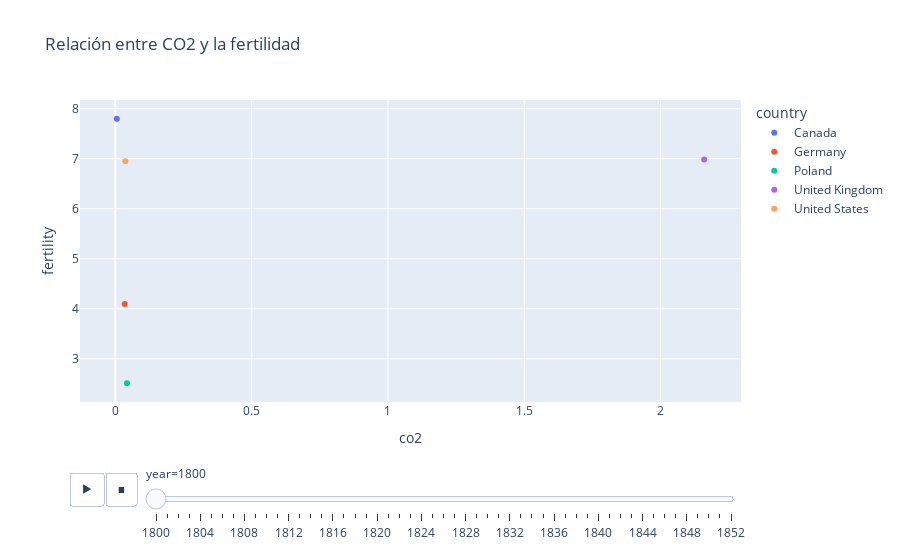

Notebook code for this chart:
### Markdown cell above
Tal como lo habíamos observado en el diagrama, las variables $CO_2$ y esperanza de vida no tienen correlación lineal entre ellas.

### Code cell
df_filtered = merged_df.dropna(subset=['fertility', 'co2', 'year'])

fig = px.scatter(df_filtered, x='co2', y='fertility', 
                 animation_frame="year", 
                 color='country', 
                 hover_name='country',
                 title='Relación entre CO2 y la fertilidad')
fig.show()

### Figure 1 — Plotly figure (JSON) as saved in the notebook; plotly's stock layout.template omitted (floating-point values rounded to 4 significant figures)
{"data": [{"hovertemplate": "<b>%{hovertext}</b><br><br>country=Canada<br>year=1800<br>co2=%{x}<br>fertility=%{y}<extra></extra>", "hovertext": ["Canada"], "legendgroup": "Canada", "marker": {"color": "#636efa", "symbol": "circle"}, "mode": "markers", "name": "Canada", "orientation": "v", "showlegend": true, "type": "scatter", "x": [0.00568], "xaxis": "x", "y": [7.796], "yaxis": "y"}, {"hovertemplate": "<b>%{hovertext}</b><br><br>country=Germany<br>year=1800<br>co2=%{x}<br>fertility=%{y}<extra></extra>", "hovertext": ["Germany"], "legendgroup": "Germany", "marker": {"color": "#EF553B", "symbol": "circle"}, "mode": "markers", "name": "Germany", "orientation": "v", "showlegend": true, "type": "scatter", "x": [0.0348], "xaxis": "x", "y": [4.094], "yaxis": "y"}, {"hovertemplate": "<b>%{hovertext}</b><br><br>country=Poland<br>year=1800<br>co2=%{x}<br>fertility=%{y}<extra></extra>", "hovertext": ["Poland"], "legendgroup": "Poland", "marker": {"color": "#00cc96", "symbol": "circle"}, "mode": "markers", "name": "Poland", "orientation": "v", "showlegend": true, "type": "scatter", "x": [0.0428], "xaxis": "x", "y": [2.514], "yaxis": "y"}, {"hovertemplate": "<b>%{hovertext}</b><br><br>country=United Kingdom<br>year=1800<br>co2=%{x}<br>fertility=%{y}<extra></extra>", "hovertext": ["United Kingdom"], "legendgroup": "United Kingdom", "marker": {"color": "#ab63fa", "symbol": "circle"}, "mode": "markers", "name": "United Kingdom", "orientation": "v", "showlegend": true, "type": "scatter", "x": [2.16], "xaxis": "x", "y": [6.984], "yaxis": "y"}, {"hovertemplate": "<b>%{hovertext}</b><br><br>country=United States<br>year=1800<br>co2=%{x}<br>fertility=%{y}<extra></extra>", "hovertext": ["United States"], "legendgroup": "United States", "marker": {"color": "#FFA15A", "symbol": "circle"}, "mode": "markers", "name": "United States", "orientation": "v", "showlegend": true, "type": "scatter", "x": [0.0372], "xaxis": "x", "y": [6.949], "yaxis": "y"}], "layout": {"legend": {"title": {"text": "country"}, "tracegroupgap": 0}, "sliders": [{"active": 0, "currentvalue": {"prefix": "year="}, "len": 0.9, "pad": {"b": 10, "t": 60}, "steps": [{"args": [["1800"], {"frame": {"duration": 0, "redraw": false}, "fromcurrent": true, "mode": "immediate", "transition": {"duration": 0, "easing": "linear"}}], "label": "1800", "method": "animate"}, {"args": [["1801"], {"frame": {"duration": 0, "redraw": false}, "fromcurrent": true, "mode": "immediate", "transition": {"duration": 0, "easing": "linear"}}], "label": "1801", "method": "animate"}, {"args": [["1802"], {"frame": {"duration": 0, "redraw": false}, "fromcurrent": true, "mode": "immediate", "transition": {"duration": 0, "easing": "linear"}}], "label": "1802", "method": "animate"}, {"args": [["1803"], {"frame": {"duration": 0, "redraw": false}, "fromcurrent": true, "mode": "immediate", "transition": {"duration": 0, "easing": "linear"}}], "label": "1803", "method": "animate"}, {"args": [["1804"], {"frame": {"duration": 0, "redraw": false}, "fromcurrent": true, "mode": "immediate", "transition": {"duration": 0, "easing": "linear"}}], "label": "1804", "method": "animate"}, {"args": [["1805"], {"frame": {"duration": 0, "redraw": false}, "fromcurrent": true, "mode": "immediate", "transition": {"duration": 0, "easing": "linear"}}], "label": "1805", "method": "animate"}, {"args": [["1806"], {"frame": {"duration": 0, "redraw": false}, "fromcurrent": true, "mode": "immediate", "transition": {"duration": 0, "easing": "linear"}}], "label": "1806", "method": "animate"}, {"args": [["1807"], {"frame": {"duration": 0, "redraw": false}, "fromcurrent": true, "mode": "immediate", "transition": {"duration": 0, "easing": "linear"}}], "label": "1807", "method": "animate"}, {"args": [["1808"], {"frame": {"duration": 0, "redraw": false}, "fromcurrent": true, "mode": "immediate", "transition": {"duration": 0, "easing": "linear"}}], "label": "1808", "method": "animate"}, {"args": [["1809"], {"frame": {"duration": 0, "redraw": false}, "fromcurrent": true, "mode": "immediate", "transition": {"duration": 0, "easing": "linear"}}], "label": "1809", "method": "animate"}, {"args": [["1810"], {"frame": {"duration": 0, "redraw": false}, "fromcurrent": true, "mode": "immediate", "transition": {"duration": 0, "easing": "linear"}}], "label": "1810", "method": "animate"}, {"args": [["1811"], {"frame": {"duration": 0, "redraw": false}, "fromcurrent": true, "mode": "immediate", "transition": {"duration": 0, "easing": "linear"}}], "label": "1811", "method": "animate"}, {"args": [["1812"], {"frame": {"duration": 0, "redraw": false}, "fromcurrent": true, "mode": "immediate", "transition": {"duration": 0, "easing": "linear"}}], "label": "1812", "method": "animate"}, {"args": [["1813"], {"frame": {"duration": 0, "redraw": false}, "fromcurrent": true, "mode": "immediate", "transition": {"duration": 0, "easing": "linear"}}], "label": "1813", "method": "animate"}, {"args": [["1814"], {"frame": {"duration": 0, "redraw": false}, "fromcurrent": true, "mode": "immediate", "transition": {"duration": 0, "easing": "linear"}}], "label": "1814", "method": "animate"}, {"args": [["1815"], {"frame": {"duration": 0, "redraw": false}, "fromcurrent": true, "mode": "immediate", "transition": {"duration": 0, "easing": "linear"}}], "label": "1815", "method": "animate"}, {"args": [["1816"], {"frame": {"duration": 0, "redraw": false}, "fromcurrent": true, "mode": "immediate", "transition": {"duration": 0, "easing": "linear"}}], "label": "1816", "method": "animate"}, {"args": [["1817"], {"frame": {"duration": 0, "redraw": false}, "fromcurrent": true, "mode": "immediate", "transition": {"duration": 0, "easing": "linear"}}], "label": "1817", "method": "animate"}, {"args": [["1818"], {"frame": {"duration": 0, "redraw": false}, "fromcurrent": true, "mode": "immediate", "transition": {"duration": 0, "easing": "linear"}}], "label": "1818", "method": "animate"}, {"args": [["1819"], {"frame": {"duration": 0, "redraw": false}, "fromcurrent": true, "mode": "immediate", "transition": {"duration": 0, "easing": "linear"}}], "label": "1819", "method": "animate"}, {"args": [["1820"], {"frame": {"duration": 0, "redraw": false}, "fromcurrent": true, "mode": "immediate", "transition": {"duration": 0, "easing": "linear"}}], "label": "1820", "method": "animate"}, {"args": [["1821"], {"frame": {"duration": 0, "redraw": false}, "fromcurrent": true, "mode": "immediate", "transition": {"duration": 0, "easing": "linear"}}], "label": "1821", "method": "animate"}, {"args": [["1822"], {"frame": {"duration": 0, "redraw": false}, "fromcurrent": true, "mode": "immediate", "transition": {"duration": 0, "easing": "linear"}}], "label": "1822", "method": "animate"}, {"args": [["1823"], {"frame": {"duration": 0, "redraw": false}, "fromcurrent": true, "mode": "immediate", "transition": {"duration": 0, "easing": "linear"}}], "label": "1823", "method": "animate"}, {"args": [["1824"], {"frame": {"duration": 0, "redraw": false}, "fromcurrent": true, "mode": "immediate", "transition": {"duration": 0, "easing": "linear"}}], "label": "1824", "method": "animate"}, {"args": [["1825"], {"frame": {"duration": 0, "redraw": false}, "fromcurrent": true, "mode": "immediate", "transition": {"duration": 0, "easing": "linear"}}], "label": "1825", "method": "animate"}, {"args": [["1826"], {"frame": {"duration": 0, "redraw": false}, "fromcurrent": true, "mode": "immediate", "transition": {"duration": 0, "easing": "linear"}}], "label": "1826", "method": "animate"}, {"args": [["1827"], {"frame": {"duration": 0, "redraw": false}, "fromcurrent": true, "mode": "immediate", "transition": {"duration": 0, "easing": "linear"}}], "label": "1827", "method": "animate"}, {"args": [["1828"], {"frame": {"duration": 0, "redraw": false}, "fromcurrent": true, "mode": "immediate", "transition": {"duration": 0, "easing": "linear"}}], "label": "1828", "method": "animate"}, {"args": [["1829"], {"frame": {"duration": 0, "redraw": false}, "fromcurrent": true, "mode": "immediate", "transition": {"duration": 0, "easing": "linear"}}], "label": "1829", "method": "animate"}, {"args": [["1830"], {"frame": {"duration": 0, "redraw": false}, "fromcurrent": true, "mode": "immediate", "transition": {"duration": 0, "easing": "linear"}}], "label": "1830", "method": "animate"}, {"args": [["1831"], {"frame": {"duration": 0, "redraw": false}, "fromcurrent": true, "mode": "immediate", "transition": {"duration": 0, "easing": "linear"}}], "label": "1831", "method": "animate"}, {"args": [["1832"], {"frame": {"duration": 0, "redraw": false}, "fromcurrent": true, "mode": "immediate", "transition": {"duration": 0, "easing": "linear"}}], "label": "1832", "method": "animate"}, {"args": [["1833"], {"frame": {"duration": 0, "redraw": false}, "fromcurrent": true, "mode": "immediate", "transition": {"duration": 0, "easing": "linear"}}], "label": "1833", "method": "animate"}, {"args": [["1834"], {"frame": {"duration": 0, "redraw": false}, "fromcurrent": true, "mode": "immediate", "transition": {"duration": 0, "easing": "linear"}}], "label": "1834", "method": "animate"}, {"args": [["1835"], {"frame": {"duration": 0, "redraw": false}, "fromcurrent": true, "mode": "immediate", "transition": {"duration": 0, "easing": "linear"}}], "label": "1835", "method": "animate"}, {"args": [["1836"], {"frame": {"duration": 0, "redraw": false}, "fromcurrent": true, "mode": "immediate", "transition": {"duration": 0, "easing": "linear"}}], "label": "1836", "method": "animate"}, {"args": [["1837"], {"frame": {"duration": 0, "redraw": false}, "fromcurrent": true, "mode": "immediate", "transition": {"duration": 0, "easing": "linear"}}], "label": "1837", "method": "animate"}, {"args": [["1838"], {"frame": {"duration": 0, "redraw": false}, "fromcurrent": true, "mode": "immediate", "transition": {"duration": 0, "easing": "linear"}}], "label": "1838", "method": "animate"}, {"args": [["1839"], {"frame": {"duration": 0, "redraw": false}, "fromcurrent": true, "mode": "immediate", "transition": {"duration": 0, "easing": "linear"}}], "label": "1839", "method": "animate"}, {"args": [["1840"], {"frame": {"duration": 0, "redraw": false}, "fromcurrent": true, "mode": "immediate", "transition": {"duration": 0, "easing": "linear"}}], "label": "1840", "method": "animate"}, {"args": [["1841"], {"frame": {"duration": 0, "redraw": false}, "fromcurrent": true, "mode": "immediate", "transition": {"duration": 0, "easing": "linear"}}], "label": "1841", "method": "animate"}, {"args": [["1842"], {"frame": {"duration": 0, "redraw": false}, "fromcurrent": true, "mode": "immediate", "transition": {"duration": 0, "easing": "linear"}}], "label": "1842", "method": "animate"}, {"args": [["1843"], {"frame": {"duration": 0, "redraw": false}, "fromcurrent": true, "mode": "immediate", "transition": {"duration": 0, "easing": "linear"}}], "label": "1843", "method": "animate"}, {"args": [["1844"], {"frame": {"duration": 0, "redraw": false}, "fromcurrent": true, "mode": "immediate", "transition": {"duration": 0, "easing": "linear"}}], "label": "1844", "method": "animate"}, {"args": [["1845"], {"frame": {"duration": 0, "redraw": false}, "fromcurrent": true, "mode": "immediate", "transition": {"duration": 0, "easing": "linear"}}], "label": "1845", "method": "animate"}, {"args": [["1846"], {"frame": {"duration": 0, "redraw": false}, "fromcurrent": true, "mode": "immediate", "transition": {"duration": 0, "easing": "linear"}}], "label": "1846", "method": "animate"}, {"args": [["1847"], {"frame": {"duration": 0, "redraw": false}, "fromcurrent": true, "mode": "immediate", "transition": {"duration": 0, "easing": "linear"}}], "label": "1847", "method": "animate"}, {"args": [["1848"], {"frame": {"duration": 0, "redraw": false}, "fromcurrent": true, "mode": "immediate", "transition": {"duration": 0, "easing": "linear"}}], "label": "1848", "method": "animate"}, {"args": [["1849"], {"frame": {"duration": 0, "redraw": false}, "fromcurrent": true, "mode": "immediate", "transition": {"duration": 0, "easing": "linear"}}], "label": "1849", "method": "animate"}, {"args": [["1850"], {"frame": {"duration": 0, "redraw": false}, "fromcurrent": true, "mode": "immediate", "transition": {"duration": 0, "easing": "linear"}}], "label": "1850", "method": "animate"}, {"args": [["1851"], {"frame": {"duration": 0, "redraw": false}, "fromcurrent": true, "mode": "immediate", "transition": {"duration": 0, "easing": "linear"}}], "label": "1851", "method": "animate"}, {"args": [["1852"], {"frame": {"duration": 0, "redraw": false}, "fromcurrent": true, "mode": "immediate", "transition": {"duration": 0, "easing": "linear"}}], "label": "1852", "method": "animate"}], "x": 0.1, "xanchor": "left", "y": 0, "yanchor": "top"}], "title": {"text": "Relación entre CO2 y la fertilidad"}, "updatemenus": [{"buttons": [{"args": [null, {"frame": {"duration": 500, "redraw": false}, "fromcurrent": true, "mode": "immediate", "transition": {"duration": 500, "easing": "linear"}}], "label": "&#9654;", "method": "animate"}, {"args": [[null], {"frame": {"duration": 0, "redraw": false}, "fromcurrent": true, "mode": "immediate", "transition": {"duration": 0, "easing": "linear"}}], "label": "&#9724;", "method": "animate"}], "direction": "left", "pad": {"r": 10, "t": 70}, "showactive": false, "type": "buttons", "x": 0.1, "xanchor": "right", "y": 0, "yanchor": "top"}], "xaxis": {"anchor": "y", "domain": [0, 1], "title": {"text": "co2"}}, "yaxis": {"anchor": "x", "domain": [0, 1], "title": {"text": "fertility"}}}}
